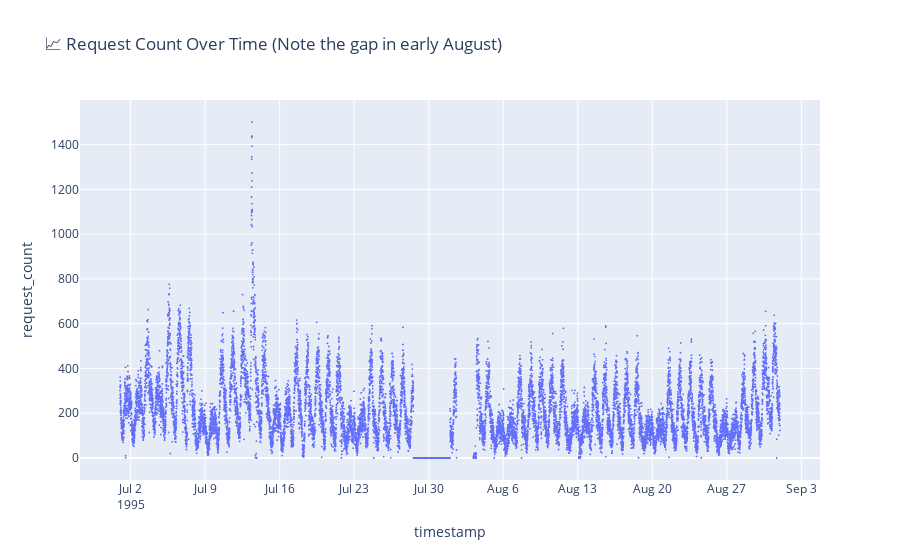

Notebook cell for this chart:
### Code cell
# Check for missing data gap (Hurricane: Aug 1 14:52 - Aug 3 04:36)
df = df.set_index('timestamp').sort_index()

# Visualize data availability
fig = px.scatter(df.reset_index(), x='timestamp', y='request_count', 
                 title='📈 Request Count Over Time (Note the gap in early August)')
fig.update_traces(marker=dict(size=2))
fig.show()

### Figure 1 — Plotly figure (JSON) as saved in the notebook; plotly's stock layout.template omitted (floating-point values rounded to 4 significant figures; data arrays with more than 128 entries replaced by an {"elided": "..."} marker saying what was removed)
{"data": [{"hovertemplate": "timestamp=%{x}<br>request_count=%{y}<extra></extra>", "legendgroup": "", "marker": {"color": "#636efa", "size": 2, "symbol": "circle"}, "mode": "markers", "name": "", "showlegend": false, "type": "scattergl", "x": {"elided": "17856 str values"}, "xaxis": "x", "y": {"elided": "17856 int values"}, "yaxis": "y"}], "layout": {"legend": {"tracegroupgap": 0}, "title": {"text": "📈 Request Count Over Time (Note the gap in early August)"}, "xaxis": {"anchor": "y", "domain": [0, 1], "title": {"text": "timestamp"}}, "yaxis": {"anchor": "x", "domain": [0, 1], "title": {"text": "request_count"}}}}
